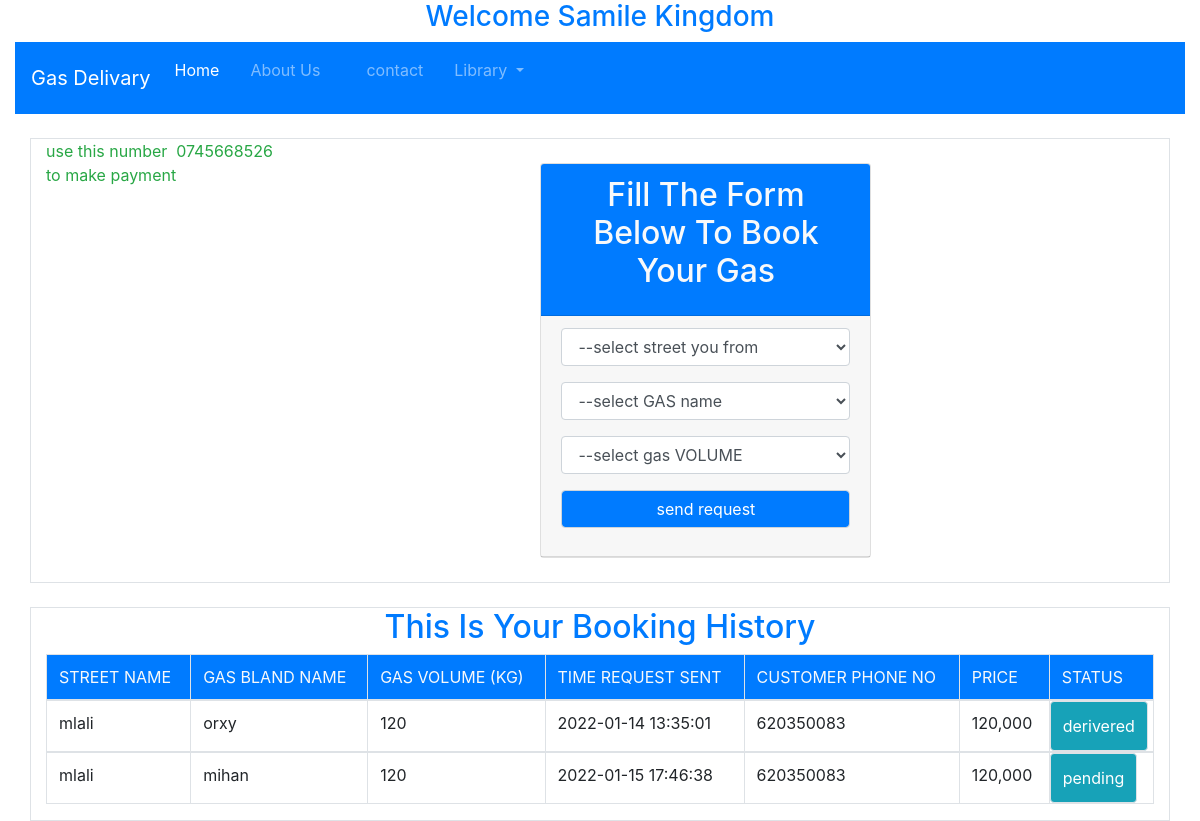
Page /customer/index.php (signed in) on the committed database.
### tables this page shows
CREATE TABLE `request` (
  `request_id` int(11) NOT NULL,
  `street_name` varchar(50) NOT NULL,
  `gas_name` varchar(50) NOT NULL,
  `kg` int(11) NOT NULL,
  `customer_id` int(11) NOT NULL,
  `timee` timestamp NOT NULL DEFAULT CURRENT_TIMESTAMP,
  `status` varchar(15) NOT NULL DEFAULT 'pending'
);

### customer/index.php (the view, shortened to what this page needs)
<?php include '../include/head_customer.php'; ?><br>
<div class="container border">
    <p class="text-success float-left">use this number<br>to make payment<br></p>
    <p class="text-success float-left">0745668526</p>
    <div class="container">
        <div class="row pt-4 justify-content-center">
            <div class="col-md-5">
                <div class="card">
                    <div class="card-header bg-primary">
                        <h2 class="card-title  text-light text-capitalize text-center">fill the form below to book your gas</h2>
                    </div>
                    <div class="card-header">
                        <form action="request.php" method="post" >
                            <div class="form-group">
                                <select name="street_name" class="form-control"  required="">
                                    <option>--select street you from</option>
                                </select>
                            </div>
                            <div class="form-group">
                                <select name="gas_name" class="form-control"  required="">
                                    <option>--select GAS name</option>
                                </select>
                            </div>
                            <div class="form-group">
                                <select name="kg" class="form-control"  required="">
                                    <option>--select gas VOLUME</option>
                                </select>
                            </div>
                            <div class="form-group">
                                <input type="submit"  class="form-control bg-primary text-white"  name="submit" value="send request">
                            </div>
                        </form>
                    </div>
                </div>
            </div>
        </div>
    </div><br>
</div><br>
<div class="container border">
    <h2 class="text-primary text-capitalize text-center">this is your booking history</h2>
    <?php
        include '../include/db.php';
        $phone_no = $_SESSION['customer_data']['phone_no'];
        $id = $_SESSION['customer_data']['customer_id'];
        $user_record = mysqli_query($db_connect, "(SELECT * FROM request WHERE customer_id = '$id') ");
        $user_data = mysqli_num_rows($user_record); ?>
        <table class="table table-bordered table-hover">
                <thead class="bg-primary text-light">
                    <tr class="text-uppercase">
                        <td>street name</td>
                        <td>gas bland name</td>
                        <td>gas volume (kg)</td>
                        <td>time request sent</td>
                        <td>customer phone no</td>
                        <td>price</td>
                        <td>status</td>
                    </tr>
                </thead>
                    <?php
                    while($user_data = mysqli_fetch_assoc($user_record)){
                        if($user_data >='1'){ ?>
                            <tbody>
                                <tr>
                                    <td><?php echo $user_data['street_name']; ?></td>
                                    <td><?php echo $user_data['gas_name']; ?></td>
                                    <td><?php echo $user_data['kg']; ?></td>
                                    <td><?php echo $user_data['timee']; ?></td>
                                    <td><?php echo $phone_no; ?></td>
                                    <?php if($user_data['kg'] = '120'){ ?>
                                        <td><?php echo "120,000" ?></td>
                                    <?php }
                                     ?>
                                     <td class="btn btn-info"><?php echo $user_data['status']; ?></td>
                                </tr>
                            </tbody>
                            <?php }
                    }
                ?>
        </table>
</div>

### rows in the picture
request: street_name "mlali", gas_name "orxy", kg "120", timee "2022-01-14 13:35:01", status "derivered"
request: street_name "mlali", gas_name "mihan", kg "120", timee "2022-01-15 17:46:38", status "pending"

### other values in the picture
$surname "Samile"
$firstname "Kingdom"
